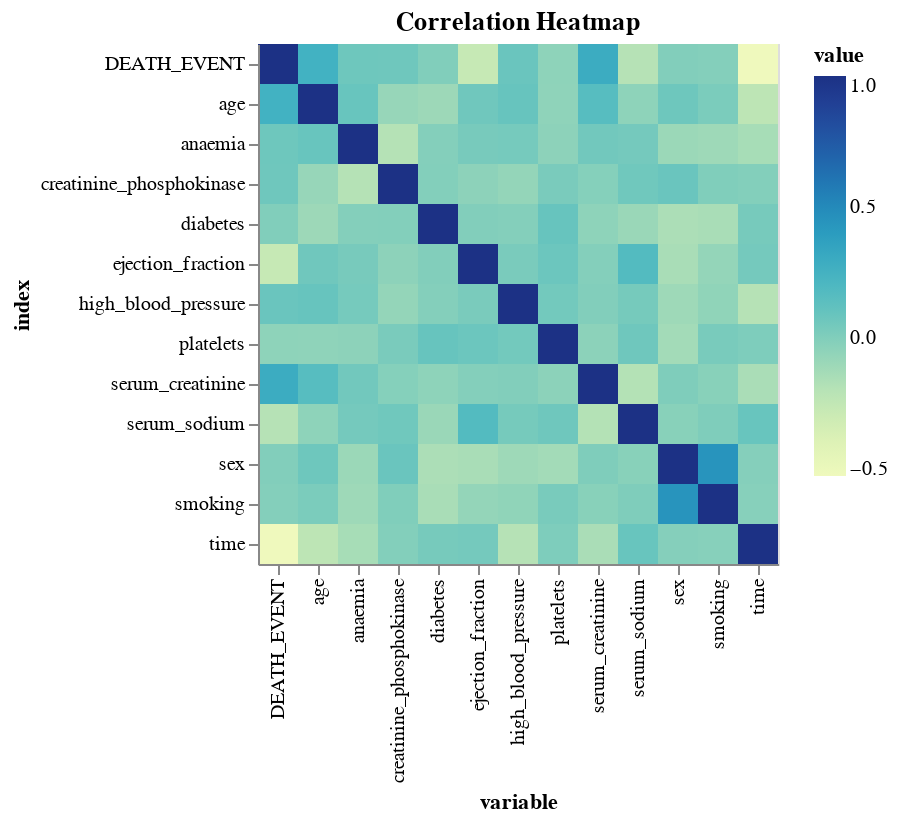

Notebook code cell kept with this figure:
### Markdown cell above
**Heatmap** helps visualize correlations between various clinical variables
These are great for identifying relationships between continuous variables like age, ejection fraction, and serum creatinine. They provide an at-a-glance summary of which features might be most related to outcomes.
Correlation heatmaps alone do not capture nonlinear relationships, which can be important in clinical data. A pair plot or scatter plot matrix might provide more detailed insights into potential relationships. Scatter plots for key pairs of variables identified as having high correlations would provide a more nuanced view of these relationships. Interactions between continuous and categorical variables (e.g., how serum sodium affects survival differently in males vs. females) can’t be captured in simple correlation matrices.

### Code cell
corr = data.corr()

selection = alt.selection(type='single', fields=['value'], bind='legend')

alt.Chart(corr.reset_index().melt(id_vars=['index'])).mark_rect().encode(
    x='variable:N',
    y='index:N',
    color='value:Q',
    tooltip=['variable', 'index', 'value'],
    opacity=alt.condition(selection,alt.value(1),alt.value(.2))
).properties(title="Correlation Heatmap").add_selection(selection)

### Figure 1 — Vega-Lite specification as saved in the notebook (floating-point values rounded to 4 significant figures; data arrays with more than 128 entries replaced by an {"elided": "..."} marker saying what was removed)
{"config": {"view": {"continuousWidth": 300, "continuousHeight": 300}}, "data": {"name": "data-9f21e2b808fea060e8a256bd47d0ef26"}, "mark": {"type": "rect"}, "encoding": {"color": {"field": "value", "type": "quantitative"}, "opacity": {"condition": {"param": "param_1", "value": 1}, "value": 0.2}, "tooltip": [{"field": "variable", "type": "nominal"}, {"field": "index", "type": "nominal"}, {"field": "value", "type": "quantitative"}], "x": {"field": "variable", "type": "nominal"}, "y": {"field": "index", "type": "nominal"}}, "params": [{"name": "param_1", "select": {"type": "point", "fields": ["value"]}, "bind": "legend"}], "title": "Correlation Heatmap", "$schema": "https://vega.github.io/schema/vega-lite/v5.8.0.json", "datasets": {"data-9f21e2b808fea060e8a256bd47d0ef26": {"elided": "169 records"}}}
